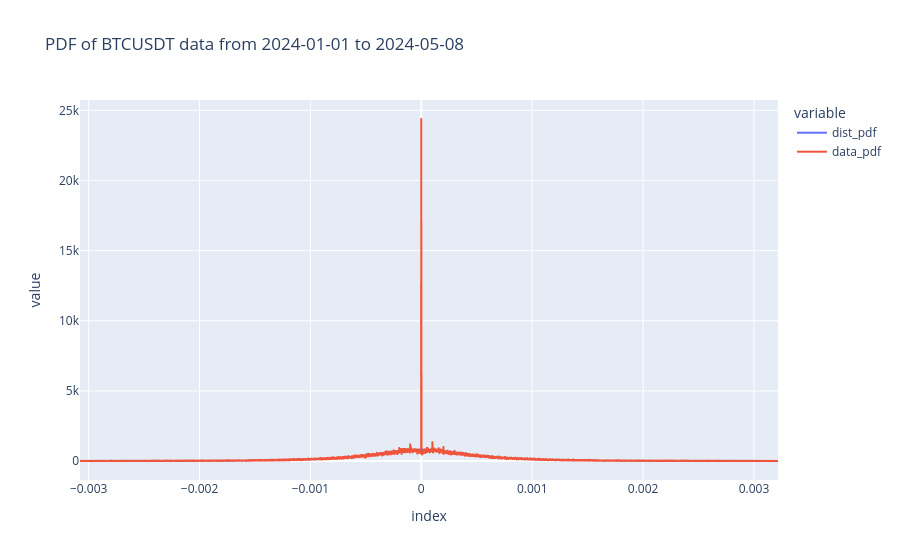

The notebook cell this image was saved under:
### Code cell
df_dst_dist[["dist_pdf", "data_pdf"]].plot(
    title=f"PDF of BTCUSDT data from {df.index[0].strftime('%Y-%m-%d')} to {df.index[-1].strftime('%Y-%m-%d')}"
)

### Figure 1 — Plotly figure (JSON) as saved in the notebook; plotly's stock layout.template omitted (floating-point values rounded to 4 significant figures; data arrays with more than 128 entries replaced by an {"elided": "..."} marker saying what was removed)
{"data": [{"hovertemplate": "variable=dist_pdf<br>index=%{x}<br>value=%{y}<extra></extra>", "legendgroup": "dist_pdf", "line": {"color": "#636efa", "dash": "solid"}, "marker": {"symbol": "circle"}, "mode": "lines", "name": "dist_pdf", "showlegend": true, "type": "scattergl", "x": {"elided": "5000 float values"}, "xaxis": "x", "y": {"elided": "5000 float values"}, "yaxis": "y"}, {"hovertemplate": "variable=data_pdf<br>index=%{x}<br>value=%{y}<extra></extra>", "legendgroup": "data_pdf", "line": {"color": "#EF553B", "dash": "solid"}, "marker": {"symbol": "circle"}, "mode": "lines", "name": "data_pdf", "showlegend": true, "type": "scattergl", "x": {"elided": "5000 float values"}, "xaxis": "x", "y": {"elided": "5000 float values"}, "yaxis": "y"}], "layout": {"legend": {"title": {"text": "variable"}, "tracegroupgap": 0}, "title": {"text": "PDF of BTCUSDT data from 2024-01-01 to 2024-05-08"}, "xaxis": {"anchor": "y", "domain": [0, 1], "title": {"text": "index"}}, "yaxis": {"anchor": "x", "domain": [0, 1], "title": {"text": "value"}}}}
